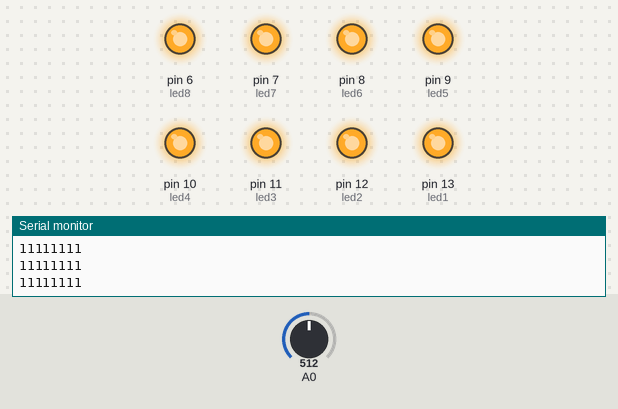
Bench run of a sketch on a simulated Arduino Uno, built with avr-gcc and run on an emulated ATmega328P. On the bench: output pins drawn as LEDs (lit = HIGH), the last lines printed to the serial monitor. Inputs (shaded band) come from the test bench; at power-on: A0 = 512.

Above: at 1.2 s.
1.3 s: A0 set to 122
At 2.5 s:
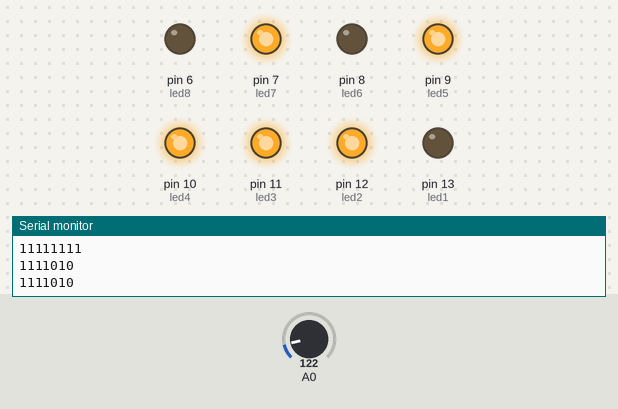
3.4 s: A0 set to 0
At 5.1 s:
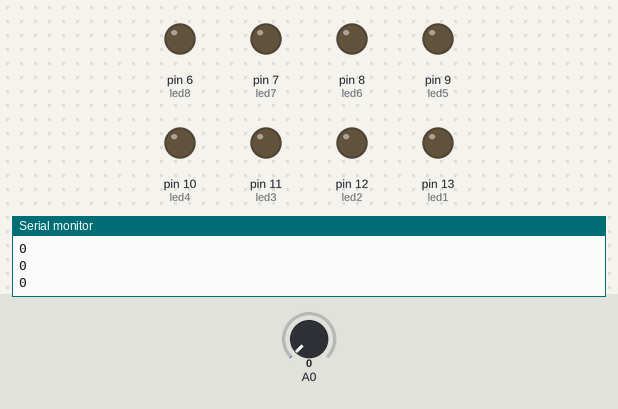
5.4 s: A0 set to 17
At 6.9 s:
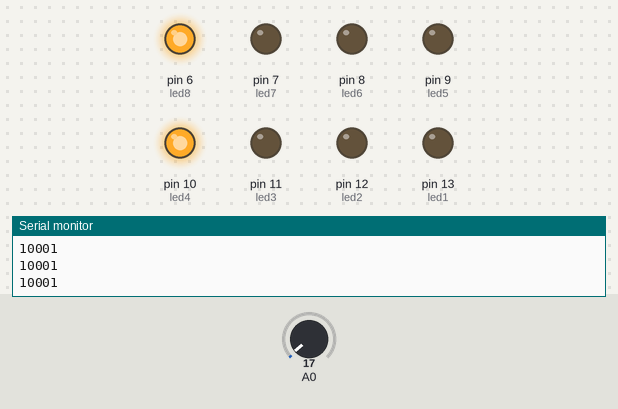
7.4 s: A0 set to 306
At 8.5 s:
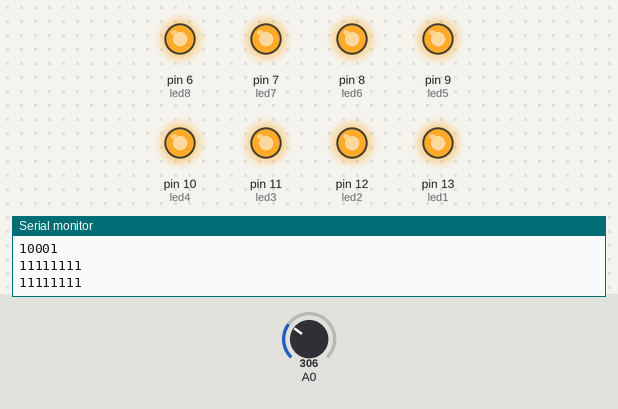
Timing chart, 0 to 10.4 s (numbered marks = the images above; inputs shaded):
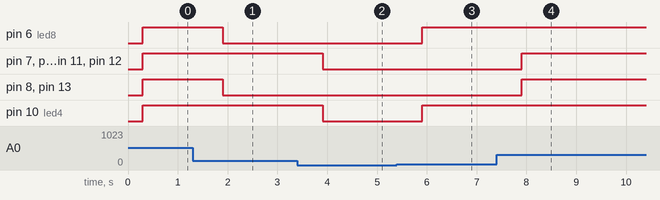

Measured:
- after the input at 1.3 s, pin 6 (led8), pin 8 (led6), pin 13 (led1): HIGH → LOW after 0.60 s
- after the input at 3.4 s, pin 7 (led7), pin 9 (led5), pin 10 (led4), pin 11 (led3), pin 12 (led2): HIGH → LOW after 0.51 s
- after the input at 5.4 s, pin 6 (led8), pin 10 (led4): LOW → HIGH after 0.51 s
- after the input at 7.4 s, pin 7 (led7), pin 8 (led6), pin 9 (led5), pin 11 (led3), pin 12 (led2), pin 13 (led1): LOW → HIGH after 0.51 s

The sketch:

segunda_parte.ino
```cpp
int cnt=1;
int led1=13;
int led2=12;
int led3=11;
int led4=10;
int led5=9;
int led6=8;
int led7=7;
int led8=6;

void setup() {
  // initialize serial communication at 9600 bits per second:
  Serial.begin(9600);
    pinMode(led1,OUTPUT);
  pinMode(led2,OUTPUT);
  pinMode(led3,OUTPUT);
  pinMode(led4,OUTPUT);
  pinMode(led5,OUTPUT);
  pinMode(led6,OUTPUT);
  pinMode(led7,OUTPUT);
  pinMode(led8,OUTPUT);

}

void loop() {
  // read the input on analog pin 0:
  int sensorValue = analogRead(A0);
  // Convert the analog reading (which goes from 0 - 1023) to a voltage (0 - 5V):
  int sensorValue1=constrain(sensorValue, 0, 255);
  delay(300);
  Serial.println(sensorValue1,BIN);
  for (int m=0; m<=7; m++) {
     digitalWrite(6+m, bitRead(sensorValue1, m));
      }
      delay(100);
}
```
